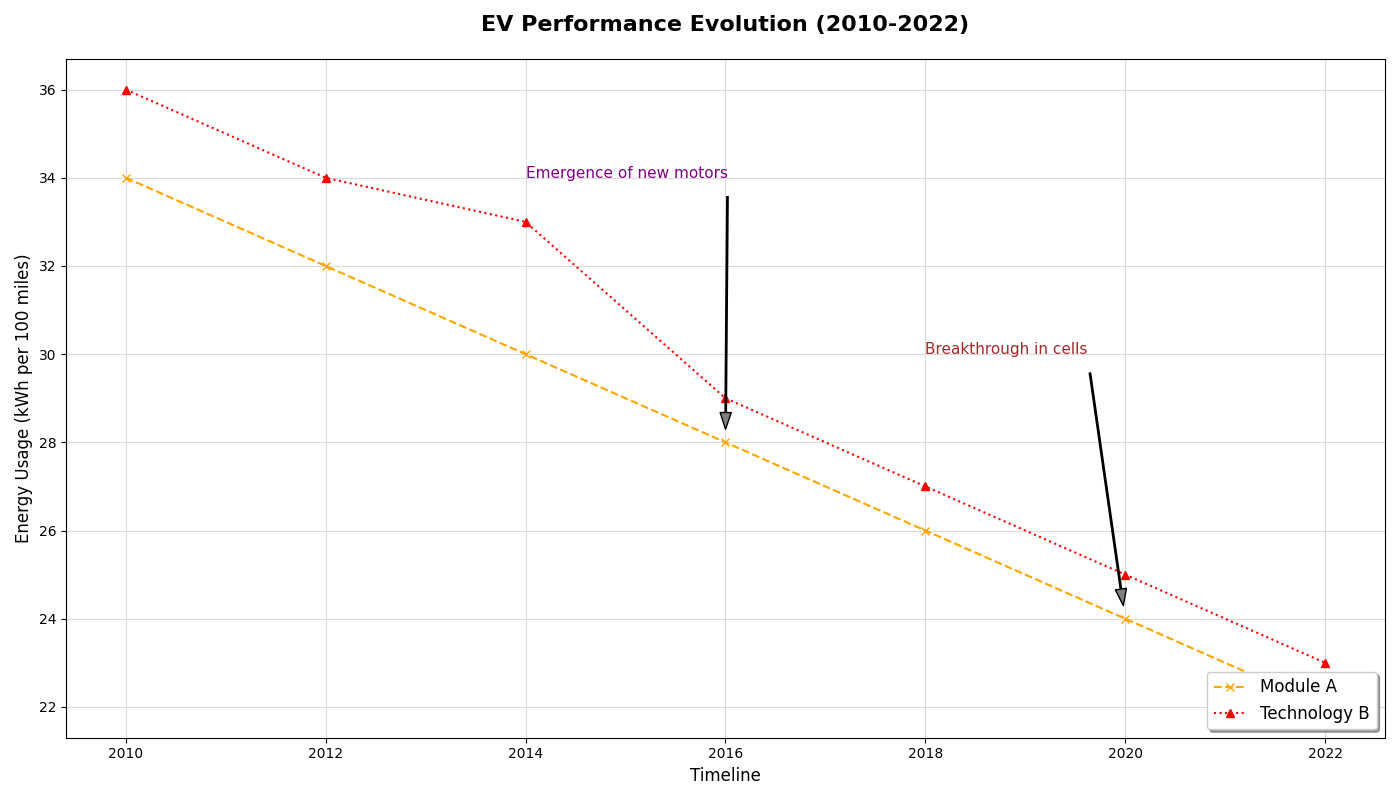

Here is the Python script that generated this plot:
import matplotlib.pyplot as plt
import numpy as np

years = np.array([2010, 2012, 2014, 2016, 2018, 2020, 2022])

efficiency_model_A = np.array([34, 32, 30, 28, 26, 24, 22])
efficiency_model_B = np.array([36, 34, 33, 29, 27, 25, 23])

plt.figure(figsize=(14, 8))

plt.plot(years, efficiency_model_A, 'x--', label='Module A', color='orange')
plt.plot(years, efficiency_model_B, '^:', label='Technology B', color='red')

plt.title('EV Performance Evolution (2010-2022)', fontsize=16, fontweight='bold', pad=20)
plt.xlabel('Timeline', fontsize=12)
plt.ylabel('Energy Usage (kWh per 100 miles)', fontsize=12)

plt.annotate('Emergence of new motors', 
             xy=(2016, 28), xytext=(2014, 34), 
             arrowprops=dict(facecolor='grey', shrink=0.05, width=1, headwidth=8),
             fontsize=11, color='purple')
plt.annotate('Breakthrough in cells', 
             xy=(2020, 24), xytext=(2018, 30), 
             arrowprops=dict(facecolor='grey', shrink=0.05, width=1, headwidth=8),
             fontsize=11, color='brown')

plt.grid(linestyle='-', alpha=0.8, color='lightgray')
plt.legend(loc='lower right', fontsize=12, shadow=True)

plt.tight_layout()
plt.show()
